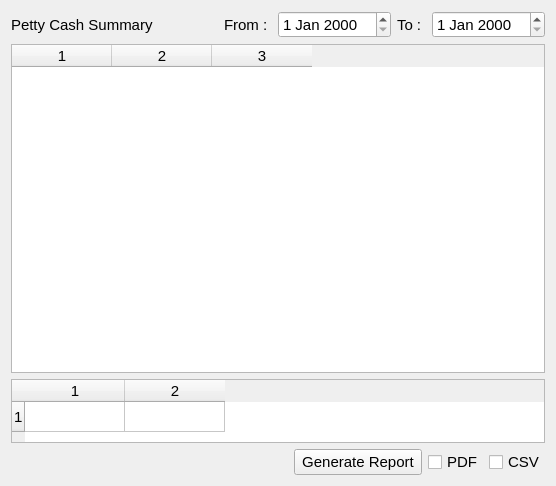
<?xml version="1.0" encoding="UTF-8"?>
<ui version="4.0">
 <class>PettyCashSummary</class>
 <widget class="QWidget" name="PettyCashSummary">
  <property name="geometry">
   <rect>
    <x>0</x>
    <y>0</y>
    <width>556</width>
    <height>486</height>
   </rect>
  </property>
  <property name="windowTitle">
   <string>Petty Cash Summary</string>
  </property>
  <layout class="QVBoxLayout" name="verticalLayout">
   <item>
    <layout class="QHBoxLayout" name="horizontalLayout_2">
     <item>
      <widget class="QLabel" name="label">
       <property name="font">
        <font>
         <pointsize>11</pointsize>
        </font>
       </property>
       <property name="text">
        <string>Petty Cash Summary</string>
       </property>
      </widget>
     </item>
     <item>
      <spacer name="horizontalSpacer">
       <property name="orientation">
        <enum>Qt::Horizontal</enum>
       </property>
       <property name="sizeHint" stdset="0">
        <size>
         <width>40</width>
         <height>20</height>
        </size>
       </property>
      </spacer>
     </item>
     <item>
      <widget class="QLabel" name="datelbl">
       <property name="font">
        <font>
         <pointsize>11</pointsize>
        </font>
       </property>
       <property name="text">
        <string>From : </string>
       </property>
      </widget>
     </item>
     <item>
      <widget class="QDateEdit" name="fromDate">
       <property name="font">
        <font>
         <pointsize>11</pointsize>
        </font>
       </property>
      </widget>
     </item>
     <item>
      <widget class="QLabel" name="label_2">
       <property name="font">
        <font>
         <pointsize>11</pointsize>
        </font>
       </property>
       <property name="text">
        <string>To : </string>
       </property>
      </widget>
     </item>
     <item>
      <widget class="QDateEdit" name="toDate">
       <property name="font">
        <font>
         <pointsize>11</pointsize>
        </font>
       </property>
      </widget>
     </item>
    </layout>
   </item>
   <item>
    <widget class="QTableWidget" name="tableWidgetByUser">
     <property name="sizePolicy">
      <sizepolicy hsizetype="Expanding" vsizetype="Expanding">
       <horstretch>0</horstretch>
       <verstretch>0</verstretch>
      </sizepolicy>
     </property>
     <property name="font">
      <font>
       <pointsize>11</pointsize>
       <weight>50</weight>
       <bold>false</bold>
      </font>
     </property>
     <property name="rowCount">
      <number>0</number>
     </property>
     <property name="columnCount">
      <number>3</number>
     </property>
     <attribute name="horizontalHeaderVisible">
      <bool>true</bool>
     </attribute>
     <attribute name="verticalHeaderVisible">
      <bool>true</bool>
     </attribute>
     <column/>
     <column/>
     <column/>
    </widget>
   </item>
   <item>
    <widget class="QTableWidget" name="tableWidgetTotal">
     <property name="sizePolicy">
      <sizepolicy hsizetype="Expanding" vsizetype="Fixed">
       <horstretch>0</horstretch>
       <verstretch>0</verstretch>
      </sizepolicy>
     </property>
     <property name="maximumSize">
      <size>
       <width>16777215</width>
       <height>64</height>
      </size>
     </property>
     <property name="font">
      <font>
       <pointsize>11</pointsize>
       <weight>50</weight>
       <bold>false</bold>
      </font>
     </property>
     <property name="rowCount">
      <number>1</number>
     </property>
     <property name="columnCount">
      <number>2</number>
     </property>
     <attribute name="horizontalHeaderVisible">
      <bool>true</bool>
     </attribute>
     <attribute name="verticalHeaderVisible">
      <bool>true</bool>
     </attribute>
     <row/>
     <column/>
     <column/>
    </widget>
   </item>
   <item>
    <layout class="QHBoxLayout" name="horizontalLayout">
     <item>
      <spacer name="horizontalSpacer_2">
       <property name="orientation">
        <enum>Qt::Horizontal</enum>
       </property>
       <property name="sizeHint" stdset="0">
        <size>
         <width>40</width>
         <height>20</height>
        </size>
       </property>
      </spacer>
     </item>
     <item>
      <widget class="QPushButton" name="generateButton">
       <property name="font">
        <font>
         <pointsize>11</pointsize>
        </font>
       </property>
       <property name="text">
        <string> Generate Report </string>
       </property>
      </widget>
     </item>
     <item>
      <widget class="QCheckBox" name="pdf">
       <property name="font">
        <font>
         <pointsize>11</pointsize>
        </font>
       </property>
       <property name="text">
        <string>PDF</string>
       </property>
      </widget>
     </item>
     <item>
      <widget class="QCheckBox" name="csv">
       <property name="font">
        <font>
         <pointsize>11</pointsize>
        </font>
       </property>
       <property name="text">
        <string>CSV</string>
       </property>
      </widget>
     </item>
    </layout>
   </item>
   <item>
    <spacer name="verticalSpacer">
     <property name="orientation">
      <enum>Qt::Vertical</enum>
     </property>
     <property name="sizeType">
      <enum>QSizePolicy::Minimum</enum>
     </property>
     <property name="sizeHint" stdset="0">
      <size>
       <width>20</width>
       <height>0</height>
      </size>
     </property>
    </spacer>
   </item>
  </layout>
 </widget>
 <resources/>
 <connections/>
</ui>
